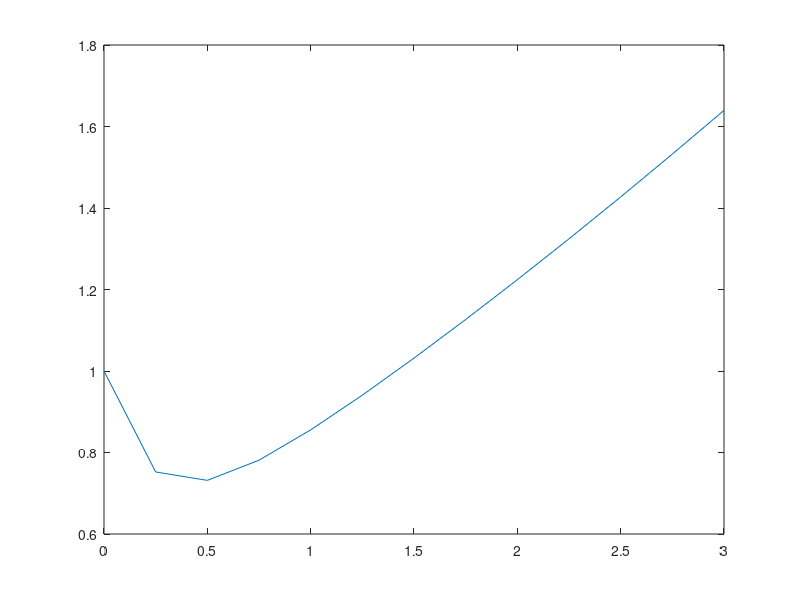

Recreate this plot in MATLAB.
clc
clear
fy =@(x,y,z) (-y+z)*exp(1-x)+0.5;               %equation of dy/dx
fz =@(x,y,z) y-z.^2;                            %equation of dz/dx
a = 0;                                          %initial value of x
b = 3;                                          %final value of x
h = 0.25;                                       %step size
N = (b-a)/h;                                    %Number of steps
x(1) = a;                                       %Initial value of x
y(1) = 1;                                       %Initial value of y
z(1) = 0.2;                                     %Initial value of z
for i = 1 : N
    x(i+1) = x(i) + h                              %Determining x2  
    SlopeEUy = fy( x(i),y(i),z(i) );               %Slope of y at start of interval
    SlopeEUz = fz( x(i),y(i),z(i));               %Slope of z at start of interval
    yEu = y(i) + SlopeEUy*h;                       %factor used in SlopeEndy
    zEu = z(i) + SlopeEUz*h;                       %factor used in SlopeEndz
    SlopeEndy = fy( x(i+1),yEu,z(i) );              %Slope of y at end of interval
    SlopeEndz = fz( x(i+1),y(i),zEu );              %Slope of z at end of interval
    y(i+1) = y(i) + (SlopeEUy + SlopeEndy)*(h/2)   %Determining y2
    z(i+1) = z(i) + (SlopeEUz + SlopeEndz)*(h/2)   %Determining z2
end
plot(x,y)